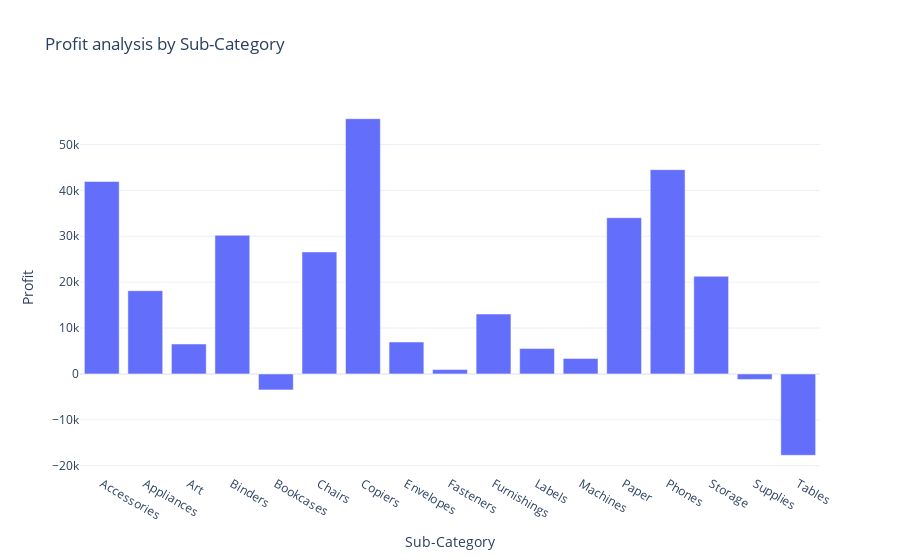

The notebook cell saved with this chart:
### Code cell
fig=px.bar(profit_by_SubCategory, x='Sub-Category', y='Profit', title='Profit analysis by Sub-Category')
fig.show()

### Figure 1 — Plotly figure (JSON) as saved in the notebook; plotly's stock layout.template omitted (floating-point values rounded to 4 significant figures)
{"data": [{"alignmentgroup": "True", "hovertemplate": "Sub-Category=%{x}<br>Profit=%{y}<extra></extra>", "legendgroup": "", "marker": {"color": "#636efa", "pattern": {"shape": ""}}, "name": "", "offsetgroup": "", "orientation": "v", "showlegend": false, "textposition": "auto", "type": "bar", "x": ["Accessories", "Appliances", "Art", "Binders", "Bookcases", "Chairs", "Copiers", "Envelopes", "Fasteners", "Furnishings", "Labels", "Machines", "Paper", "Phones", "Storage", "Supplies", "Tables"], "xaxis": "x", "y": [41940.0, 18140.0, 6528.0, 30220.0, -3473.0, 26590.0, 55620.0, 6964.0, 949.5, 13060.0, 5546.0, 3385.0, 34050.0, 44520.0, 21280.0, -1189.0, -17730.0], "yaxis": "y"}], "layout": {"autosize": true, "barmode": "relative", "legend": {"tracegroupgap": 0}, "title": {"text": "Profit analysis by Sub-Category"}, "xaxis": {"anchor": "y", "autorange": true, "domain": [0, 1], "range": [-0.5, 16.5], "title": {"text": "Sub-Category"}, "type": "category"}, "yaxis": {"anchor": "x", "autorange": true, "domain": [0, 1], "range": [-21800.0, 59690.0], "title": {"text": "Profit"}, "type": "linear"}}}
